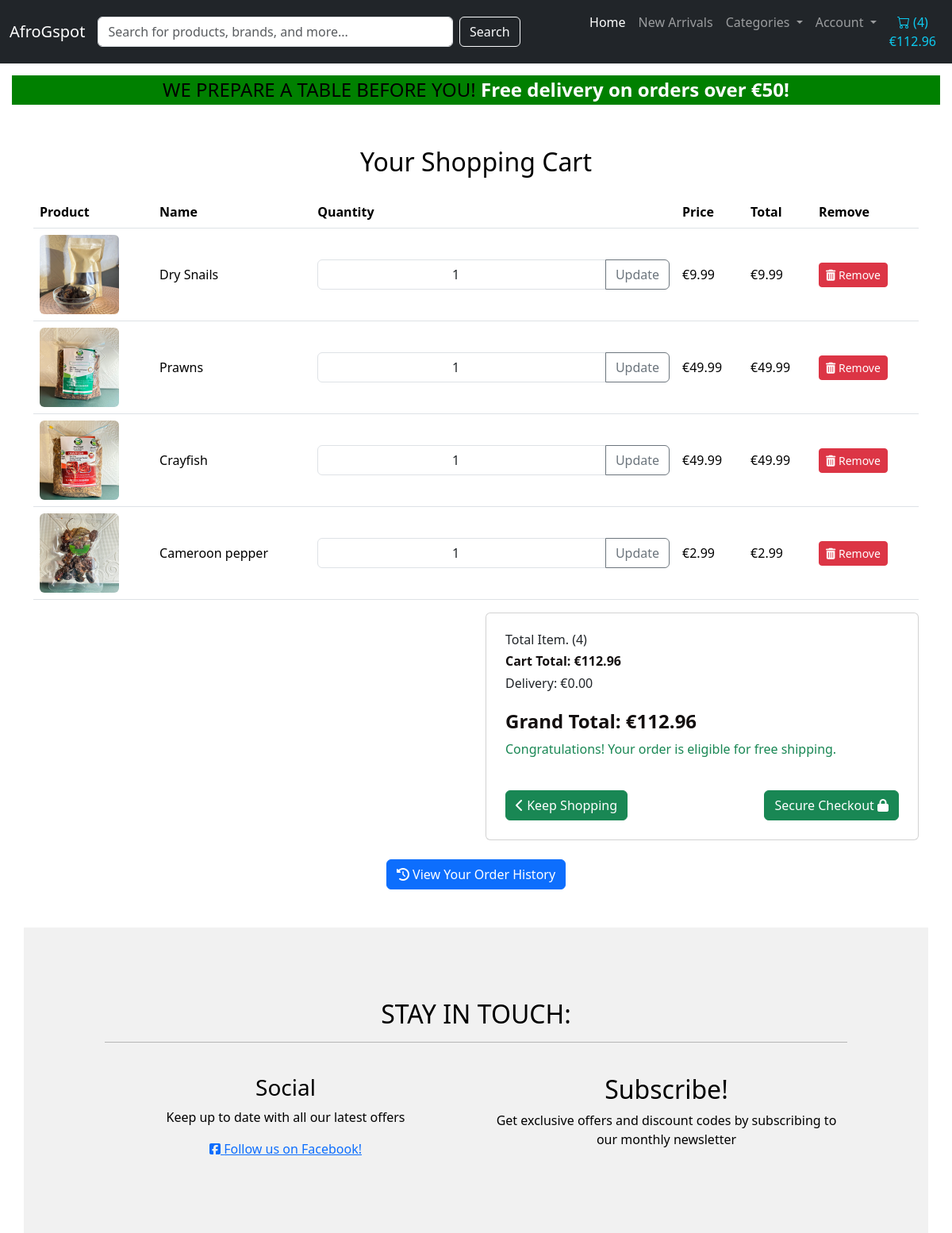
The app's page /cart/cart/ (signed in) with its own data.
### product_catalog/models.py (models this page shows, shortened)
class Product(models.Model):
    name = models.CharField(max_length=255)
    sku = models.CharField(max_length=254, null=True, blank=True)
    category = models.ForeignKey(Category, null=True, blank=True, related_name='products', on_delete=models.SET_NULL)
    description = models.TextField()
    price = models.DecimalField(max_digits=10, decimal_places=2)
    discount_price = models.DecimalField(max_digits=10, decimal_places=2, null=True, blank=True)
    stock = models.IntegerField()
    image = models.ImageField(null=True, blank=True, default='static/media/background-image.jpg')
    rating = models.DecimalField(max_digits=6, decimal_places=2, null=True, blank=True)
    image_url = models.URLField(max_length=1024, null=True, blank=True)
    created_at = models.DateTimeField(auto_now_add=True)
    updated_at = models.DateTimeField(auto_now=True)
    is_active = models.BooleanField(default=True)
    is_vegan = models.BooleanField(default=False)
    is_gluten_free = models.BooleanField(default=False)
    expiration_date = models.DateField(null=True, blank=True)
    country = models.ForeignKey(Country, on_delete=models.SET_NULL, null=True, blank=True, default=1)

### cart/views.py (the view)
# urls.py: path('cart/', views.cart_detail, name='cart_detail'),
def cart_detail(request):
    cart = request.session.get('cart', {})
    cart_items = []
    for key, item_data in cart.items():
        if not isinstance(item_data, dict):
            continue  # Skips this item if item_data is not a dictionary
        if 'product_id' not in item_data:
            continue  # Skips if the data is malformed
        product = get_object_or_404(Product, id=item_data['product_id'])
        item = {
            'item_id': key,  # The key is either product or variant ID
            'product': product,
            'quantity': item_data['quantity'],
            'price': float(item_data['price']),
            'total_price': float(item_data['quantity']) * float(item_data['price']),
        }
        if item_data.get('variant_id'):
            variant = get_object_or_404(ProductVariant, id=item_data['variant_id'])
            item['variant'] = variant  # Add variant info to item
        cart_items.append(item)
    total = sum(item['total_price'] for item in cart_items)
    free_shipping_threshold = getattr(settings, 'FREE_SHIPPING_THRESHOLD', 50)
    eligible_for_free_shipping = total >= free_shipping_threshold
    context = {
        'cart_items': cart_items,
        'total': total,
        'free_shipping_threshold': free_shipping_threshold,
        'eligible_for_free_shipping': eligible_for_free_shipping,
    }
    return render(request, 'cart/cart.html', context)

### cart/templates/cart/cart.html (shortened to what this page needs)
{% extends "base.html" %}
{% load static %}
{% block content %}
<div class="container my-5">
    <h2 class="text-center mb-4">Your Shopping Cart</h2>
    {% if cart_items %}
    <div class="table-responsive">
        <table class="table table-hover align-middle">
            <thead class="thead-dark">
                <tr>
                    <th scope="col">Product</th>
                    <th scope="col">Name</th>
                    <th scope="col">Quantity</th>
                    <th scope="col">Price</th>
                    <th scope="col">Total</th>
                    <th scope="col">Remove</th>
                </tr>
            </thead>
            <tbody>
                {% for item in cart_items %}
                <tr>
                    <td><img class="img-fluid rounded" src="{{ item.product.image.url }}" alt="{{ item.product.name }}"
                            style="width: 100px;"></td>
                    <td>
                        {{ item.product.name }}
                    </td>
                    <td>
                        <form method="POST" action="{% url 'update_cart_quantity' item.item_id %}">
                            <div class="input-group quantity-group">
                                <input type="number" name="quantity" class="form-control text-center"
                                    value="{{ item.quantity }}" min="1">
                                <button type="submit" class="btn btn-outline-secondary">Update</button>
                            </div>
                        </form>
                    </td>
                    <td>€{{ item.price|floatformat:2 }}</td>
                    <td>€{{ item.total_price|floatformat:2 }}</td>
                    <td>
                        <a href="{% url 'remove_from_cart' item.item_id %}" class="btn btn-danger btn-sm"
                            onclick="return confirmDeletion();">
                            <i class="fas fa-trash-alt"></i> Remove
                        </a>
                    </td>
                </tr>
                {% endfor %}
            </tbody>
        </table>
    </div>
    <div class="row justify-content-end">
        <div class="col-md-6">
            <div class="card p-4">
                <h6>Total Item. ({{ product_count }})</h6>
                <h6><strong>Cart Total: €{{ total|floatformat:2 }}</strong></h6>
                <h6>Delivery: €{{ delivery|floatformat:2 }}</h6>
                <h4 class="mt-3"><strong>Grand Total: €{{ grand_total|floatformat:2 }}</strong></h4>
                {% with free_shipping_threshold|floatformat:2 as threshold %}
                {% with total|floatformat:2 as total_cart %}
                {% if eligible_for_free_shipping %}
                <p class="text-success">Congratulations! Your order is eligible for free shipping.</p>
                {% else %}
                <p class="mb-1 text-danger">
                    You could get free delivery by spending just <strong>€{{ free_delivery_delta }}</strong> more!
                </p>
                {% endif %}
                {% endwith %}
                {% endwith %}
                <div class="d-flex justify-content-between align-items-center mt-4">
                    <a class="btn btn-success" href="{% url 'product_list' %}">
                        <i class="fas fa-chevron-left"></i> Keep Shopping
                    </a>
                    <a href="{% url 'checkout' %}" class="btn btn-success">
                        Secure Checkout <i class="fas fa-lock"></i>
                    </a>
                </div>
            </div>
        </div>
    </div>
    <div class="text-center mt-4">
        <a href="{% url 'order_history' %}" class="btn btn-primary">
            <i class="fas fa-history"></i> View Your Order History
        </a>
    </div>
    {% endif %}
</div>
{% endblock %}

### static/css/base.css (style rules this page uses)
html, body { margin: 0; padding: 0; height: 100%; color: black; }
strong { color: rgb(19, 15, 15); }

### records on screen
Product: product.image (picture), product.name "Dry Snails", quantity "1", price "9.99", total_price "9.99"
Product: product.image (picture), product.name "Prawns", quantity "1", price "49.99", total_price "49.99"
Product: product.image (picture), product.name "Crayfish", quantity "1", price "49.99", total_price "49.99"
Product: product.image (picture), product.name "Cameroon pepper", quantity "1", price "2.99", total_price "2.99"

### other values on screen
{{ product_count }} "4"
{{ grand_total|floatformat:2 }} "112.96"
{{ free_delivery_threshold }} "50"
{{ total|floatformat:2 }} "112.96"
{{ delivery|floatformat:2 }} "0.00"
